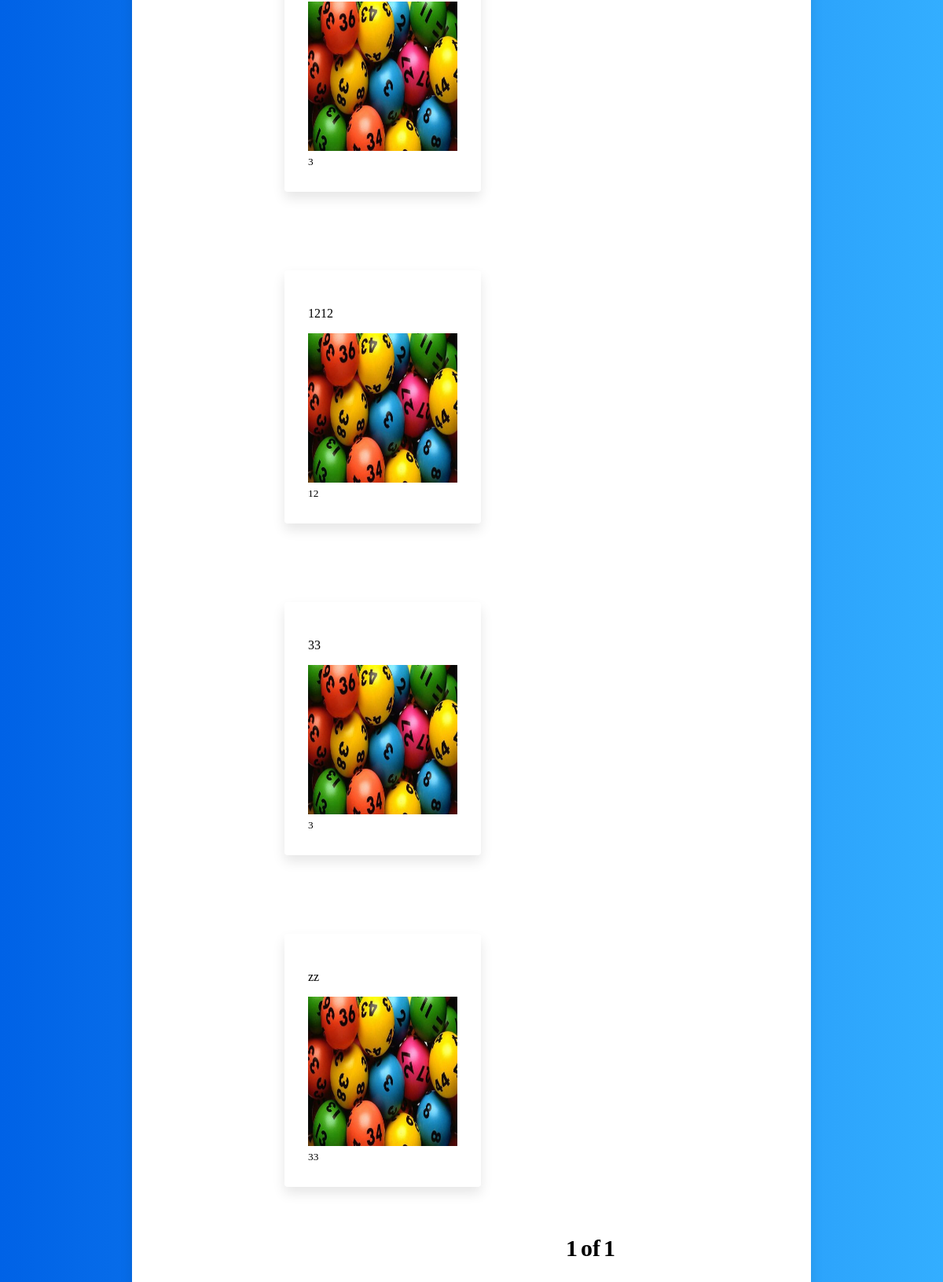
/ (lower part), run on an earlier commit of the app's database.
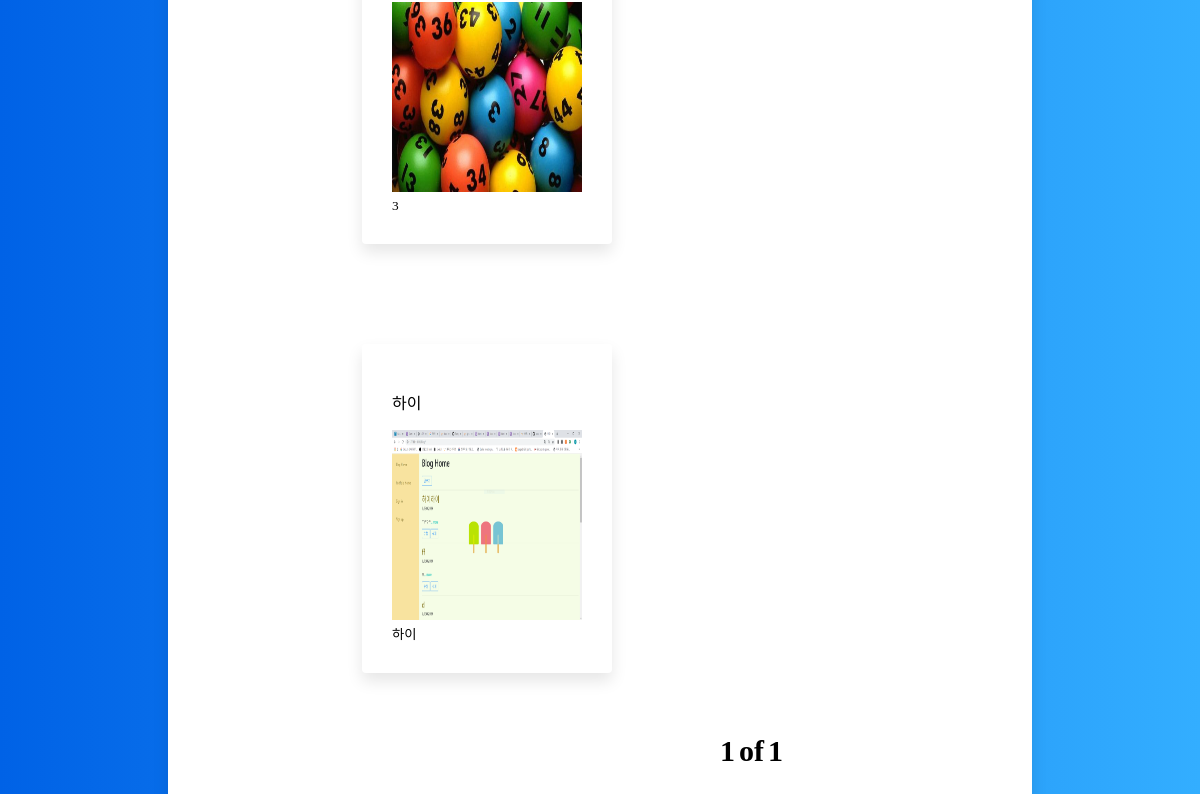
And on a later commit of the database.
### blog/models.py (models this page shows, shortened)
class Portfolio(models.Model):
    제목 = models.CharField(max_length=200)
    사진 = models.ImageField(upload_to='images/')
    임대기간 = models.IntegerField()
    포인트 = models.IntegerField()
    내용 = models.TextField()

### blog/views.py (the view)
# urls.py: path('', views.index, name='index'),
def index(request):
    posts = Portfolio.objects.all
    blog_list=Portfolio.objects.all()
    paginator = Paginator(blog_list,6)
    page = request.GET.get('page')
    pages = paginator.get_page(page)
    return render(request,'index.html',{'posts':posts,'pages':pages})

### blog/templates/index.html (shortened to what this page needs)
{% extends 'base.html' %}
{% block content %}
        <div class = "contents">
            {% for rental in pages %}
                <div class="review_box">
                    <div class="title"><p>{{rental.제목}}</p></div>
                    <div class="image"><a href="{% url 'detail' rental.id %}"><img style="width: 190px; height: 190px;" src="{{ rental.사진.url }}" alt="Card image cap"></a></div>
                    <div class="des"><small>{{rental.내용}}</small></div>
                </div>
            {% endfor %}
        </div>
            <div class="page">
                <div class="cent">
                    <span class="page_num">{{pages.number}}</span>
                    <span class="page_num">of</span>
                    <span class="page_num">{{pages.paginator.num_pages}}</span>
                </div>
            </div>
{% endblock %}

What changed in the data, as far as the page shows it:
removed Portfolio: 제목 "33", 사진 (picture), 내용 "3"
removed Portfolio: 제목 "zz", 사진 (picture), 내용 "33"
changed Portfolio (number 2 of 2 on the later page): 제목 "1212" → "하이"; 사진: a different picture; 내용 "12" → "하이"
